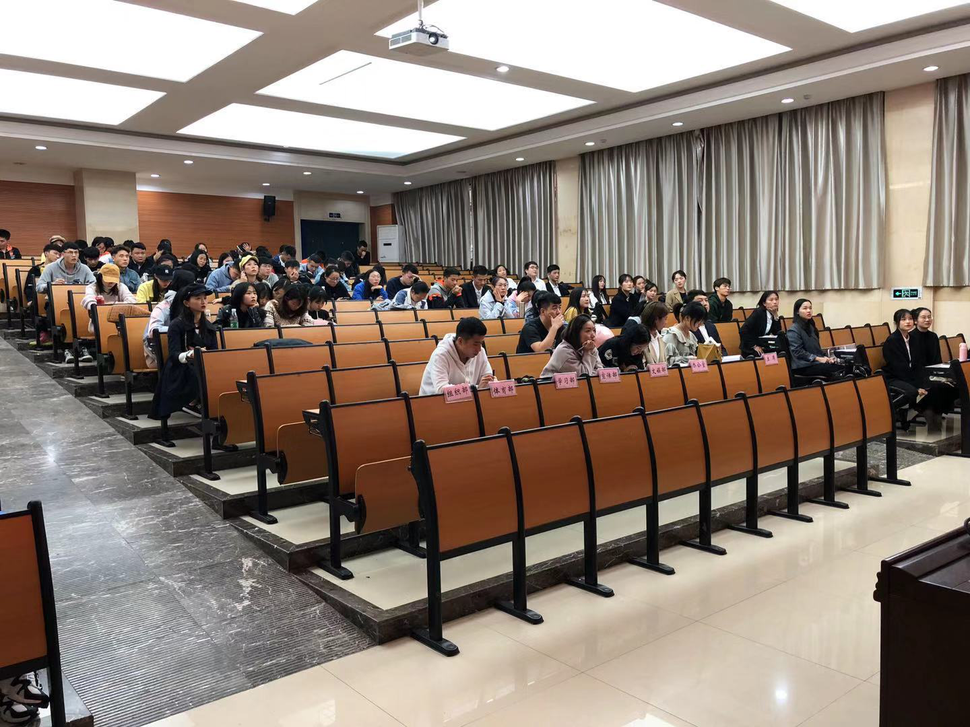
#> input picture img/original.png, 970 x 727 px, shrunk from 1440 x 1080 before the run
$ python ying.py   (older library calls are emulated)
#> lines starting #> are read from the running program, lines starting #| are printed output that depends on the picture; after the words box and inside, x2 and y2 are one past the last pixel; in counts of white or black regions, pixels touching at a corner belong together
import numpy as np
import matplotlib.pyplot as plt
import imageio
import scipy, scipy.misc, scipy.signal
import cv2
import sys

def computeTextureWeights(fin, sigma, sharpness):
    dt0_v = np.vstack((np.diff(fin, n=1, axis=0), fin[0,:]-fin[-1,:]))
    dt0_h = np.vstack((np.diff(fin, n=1, axis=1).conj().T, fin[:,0].conj().T-fin[:,-1].conj().T)).conj().T

    gauker_h = scipy.signal.convolve2d(dt0_h, np.ones((1,sigma)), mode='same')
    gauker_v = scipy.signal.convolve2d(dt0_v, np.ones((sigma,1)), mode='same')

    W_h = 1/(np.abs(gauker_h)*np.abs(dt0_h)+sharpness)
    W_v = 1/(np.abs(gauker_v)*np.abs(dt0_v)+sharpness)

    return  W_h, W_v

def solveLinearEquation(IN, wx, wy, lamda):
    [r, c] = IN.shape
    k = r * c
    dx =  -lamda * wx.flatten('F')
    dy =  -lamda * wy.flatten('F')
    tempx = np.roll(wx, 1, axis=1)
    tempy = np.roll(wy, 1, axis=0)
    dxa = -lamda *tempx.flatten('F')
    dya = -lamda *tempy.flatten('F')
    tmp = wx[:,-1]
    tempx = np.concatenate((tmp[:,None], np.zeros((r,c-1))), axis=1)
    tmp = wy[-1,:]
    tempy = np.concatenate((tmp[None,:], np.zeros((r-1,c))), axis=0)
    dxd1 = -lamda * tempx.flatten('F')
    dyd1 = -lamda * tempy.flatten('F')

    wx[:,-1] = 0
    wy[-1,:] = 0
    dxd2 = -lamda * wx.flatten('F')
    dyd2 = -lamda * wy.flatten('F')

    Ax = scipy.sparse.spdiags(np.concatenate((dxd1[:,None], dxd2[:,None]), axis=1).T, np.array([-k+r,-r]), k, k)
    Ay = scipy.sparse.spdiags(np.concatenate((dyd1[None,:], dyd2[None,:]), axis=0), np.array([-r+1,-1]), k, k)
    D = 1 - ( dx + dy + dxa + dya)
    A = ((Ax+Ay) + (Ax+Ay).conj().T + scipy.sparse.spdiags(D, 0, k, k)).T

    tin = IN[:,:]
    tout = scipy.sparse.linalg.spsolve(A, tin.flatten('F'))
    OUT = np.reshape(tout, (r, c), order='F')

    return OUT


def tsmooth(img, lamda=0.01, sigma=3.0, sharpness=0.001):
    I = cv2.normalize(img.astype('float64'), None, 0.0, 1.0, cv2.NORM_MINMAX)
    x = np.copy(I)
    wx, wy = computeTextureWeights(x, sigma, sharpness)
    S = solveLinearEquation(I, wx, wy, lamda)
    return S

def rgb2gm(I):
    if (I.shape[2] == 3):
        I = cv2.normalize(I.astype('float64'), None, 0.0, 1.0, cv2.NORM_MINMAX)
        I = np.abs((I[:,:,0]*I[:,:,1]*I[:,:,2]))**(1/3)

    return I

def applyK(I, k, a=-0.3293, b=1.1258):
    f = lambda x: np.exp((1-x**a)*b)
    beta = f(k)
    gamma = k**a
    J = (I**gamma)*beta
    return J

def entropy(X):
    tmp = X * 255
    tmp[tmp > 255] = 255
    tmp[tmp<0] = 0
    tmp = tmp.astype(np.uint8)
    _, counts = np.unique(tmp, return_counts=True)
    pk = np.asarray(counts)
    pk = 1.0*pk / np.sum(pk, axis=0)
    S = -np.sum(pk * np.log2(pk), axis=0)
    return S

def maxEntropyEnhance(I, isBad, a=-0.3293, b=1.1258):
    # Esatimate k
    tmp = cv2.resize(I, (50,50), interpolation=cv2.INTER_AREA)
    tmp[tmp<0] = 0
    tmp = tmp.real
    Y = rgb2gm(tmp)

    isBad = isBad * 1
    isBad = scipy.misc.imresize(isBad, (50,50), interp='bicubic', mode='F')
    isBad[isBad<0.5] = 0
    isBad[isBad>=0.5] = 1
    Y = Y[isBad==1]

    if Y.size == 0:
       J = I
       return J

    f = lambda k: -entropy(applyK(Y, k))
    opt_k = scipy.optimize.fminbound(f, 1, 7)

    # Apply k
    J = applyK(I, opt_k, a, b) - 0.01
    return J


def Ying_2017_CAIP(img, mu=0.5, a=-0.3293, b=1.1258):
    lamda = 0.5
    sigma = 5
    I = cv2.normalize(img.astype('float64'), None, 0.0, 1.0, cv2.NORM_MINMAX)

    # Weight matrix estimation
    t_b = np.max(I, axis=2)
    t_our = cv2.resize(tsmooth(scipy.misc.imresize(t_b, 0.5, interp='bicubic', mode='F'), lamda, sigma), (t_b.shape[1], t_b.shape[0]), interpolation=cv2.INTER_AREA)

    # Apply camera model with k(exposure ratio)
    isBad = t_our < 0.5
    J = maxEntropyEnhance(I, isBad)

    # W: Weight Matrix
    t = np.zeros((t_our.shape[0], t_our.shape[1], I.shape[2]))
    for i in range(I.shape[2]):
        t[:,:,i] = t_our
    W = t**mu

    I2 = I*W
    J2 = J*(1-W)

    result = I2 + J2
    result = result * 255
    result[result > 255] = 255
    result[result<0] = 0
    return result.astype(np.uint8)

def main():

    img = imageio.imread('./img/original.png')
#> img is the input picture: shape (727, 970, 3); mean R, G, B 140.9, 127.1, 116.8
    result = Ying_2017_CAIP(img)
#> in solveLinearEquation, `tempy = np.roll(wy, 1, axis=0)`:
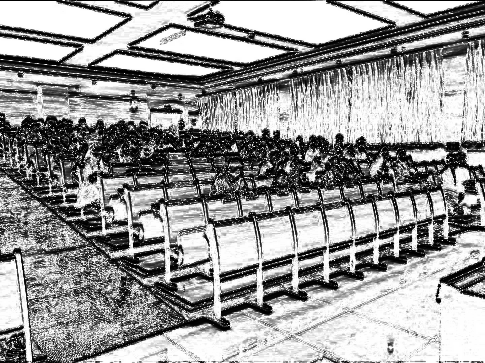
#> tempy: shape (363, 485) float64; min 1.16, max 1000, mean 597.1; drawn with min black and max white
#> in solveLinearEquation, `tmp = wx[:,-1]`: tmp = 363 values, max 944.2 at index 0, min 1.55 at index 37, mean 100.3
#> in solveLinearEquation, `tempx = np.concatenate((tmp[:,None], np.zeros((r,c-1))), axis=1)`:
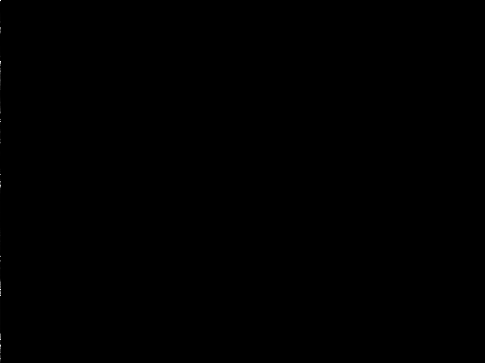
#> tempx: shape (363, 485) float64; min 0, max 944.2, mean 0.2; drawn with min black and max white
#> in solveLinearEquation, `tmp = wy[-1,:]`: tmp = 485 values, max 995.5 at index 63, min 1.16 at index 27, mean 67.69
#> in solveLinearEquation, `wx[:,-1] = 0`:
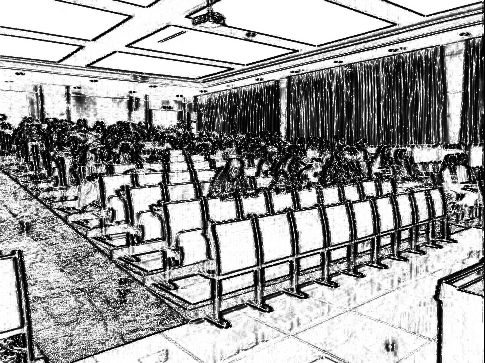
#> wx: shape (363, 485) float64; min 0, max 1000, mean 619.6; drawn with min black and max white
#> in solveLinearEquation, `wy[-1,:] = 0`:
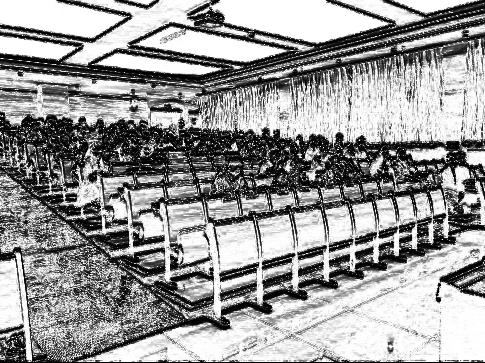
#> wy: shape (363, 485) float64; min 0, max 1000, mean 596.9; drawn with min black and max white
#> in Ying_2017_CAIP, `isBad = t_our < 0.5`:
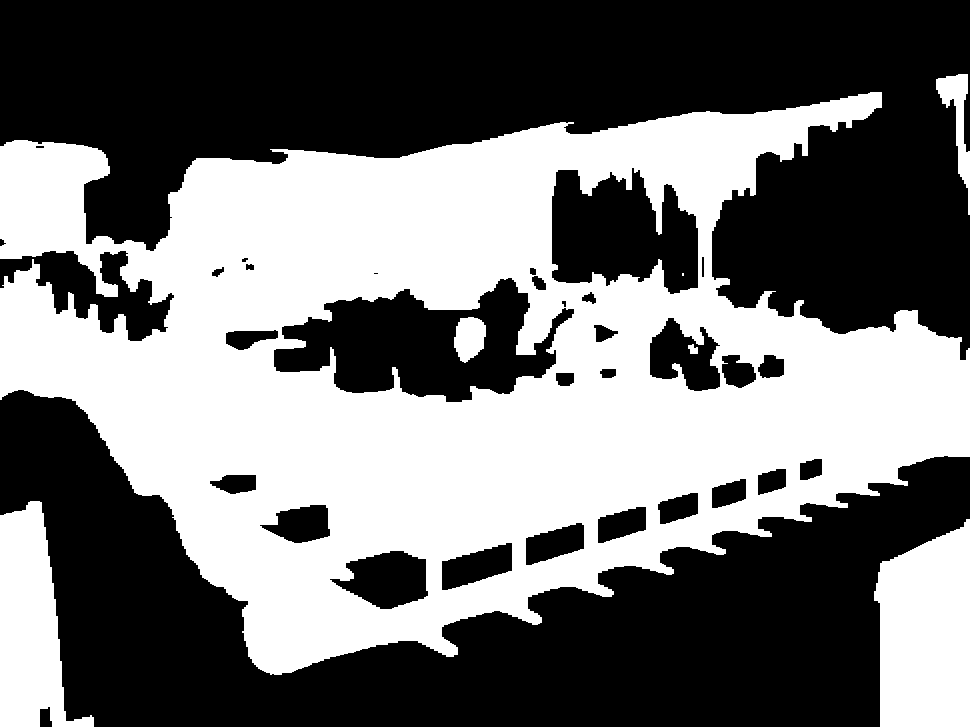
#> isBad: shape (727, 970) bool; 45.4% white; 7 white regions (1 under 20 px), largest, box (x1, y1, x2, y2) and area: (0, 92, 970, 675) 288442, (874, 519, 970, 727) 16662, (0, 501, 94, 727) 12278, (936, 74, 970, 215) 1608, (454, 317, 486, 363) 1100, (688, 344, 698, 354) 72
#> in maxEntropyEnhance, `isBad[isBad>=0.5] = 1`: isBad: shape (50, 50) float32; values 0 (black) and 1 (white), 45.6% white; 6 white regions (3 under 20 px), largest, box (x1, y1, x2, y2) and area: (0, 6, 50, 46) 1024, (45, 36, 50, 50) 63, (0, 35, 4, 50) 43
#> in maxEntropyEnhance, `Y = Y[isBad==1]`: Y = 1139 values, max 0.601 at index 503, min 2.7e-08 at index 584, mean 0.267
#> in applyK, `J = (I**gamma)*beta`: J = 1139 values, max 1.02 at index 503, min 1.11e-05 at index 584, mean 0.575
#> in entropy, `tmp = X * 255`: tmp = 1139 values, max 260.6 at index 503, min 0.00284 at index 584, mean 146.7
#> in entropy, `tmp = tmp.astype(np.uint8)`: tmp = 1139 values, max 255 at index 503, min 0 at index 584, mean 146.2
#> in entropy, `_, counts = np.unique(tmp, return_counts=True)`: counts = 201 values, max 16 at index 76, min 1 at index 0, mean 5.67
#> in entropy, `pk = np.asarray(counts)`: pk has the same summary as counts
#> in entropy, `pk = 1.0*pk / np.sum(pk, axis=0)`: pk = 201 values, max 0.014 at index 76, min 0.000878 at index 0, mean 0.00498
#> in entropy, `S = -np.sum(pk * np.log2(pk), axis=0)`: S = 7.41
#> in maxEntropyEnhance, `opt_k = scipy.optimize.fminbound(f, 1, 7)`: opt_k = 3.53
#> in Ying_2017_CAIP, `J2 = J*(1-W)`:
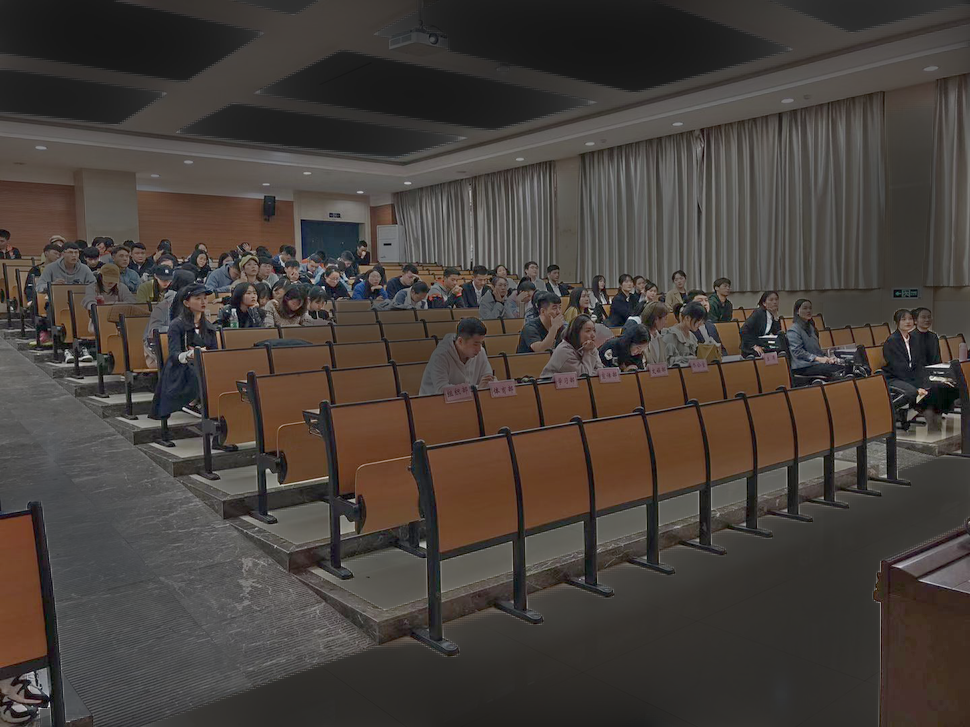
#> J2: shape (727, 970, 3) float64; mean R, G, B 0.217, 0.195, 0.179; drawn with min black and max white
#> in Ying_2017_CAIP, `result = I2 + J2`:
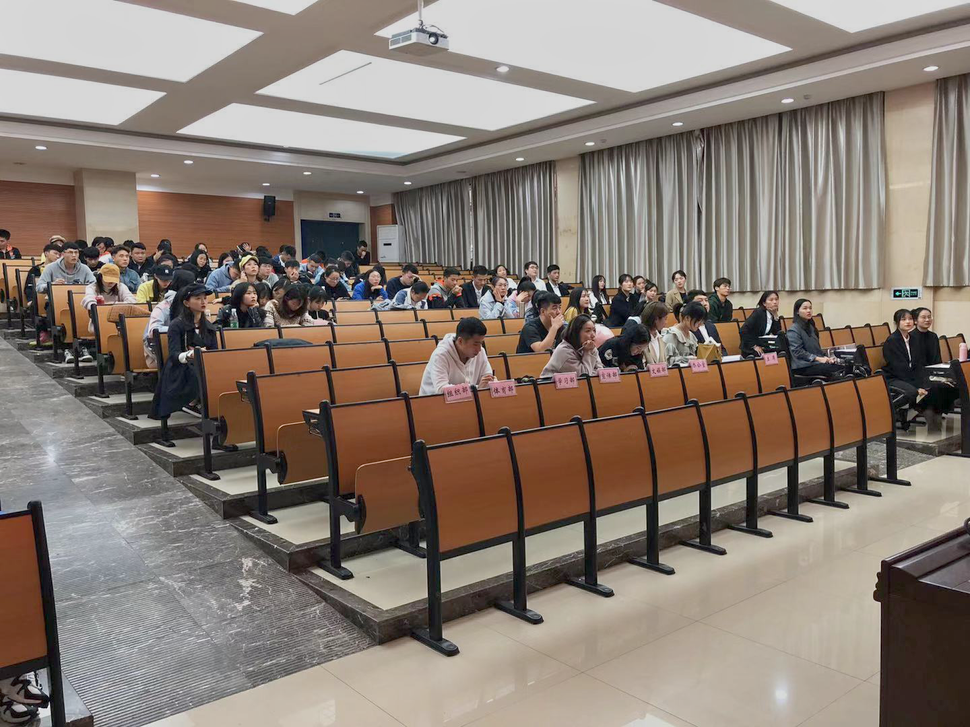
#> result: shape (727, 970, 3) float64; mean R, G, B 0.651, 0.591, 0.545; drawn with min black and max white
    result = cv2.cvtColor(result, cv2.COLOR_BGR2RGB)
    cv2.imwrite("./img/enhanced.png", result)

if __name__ == '__main__':
    main()
